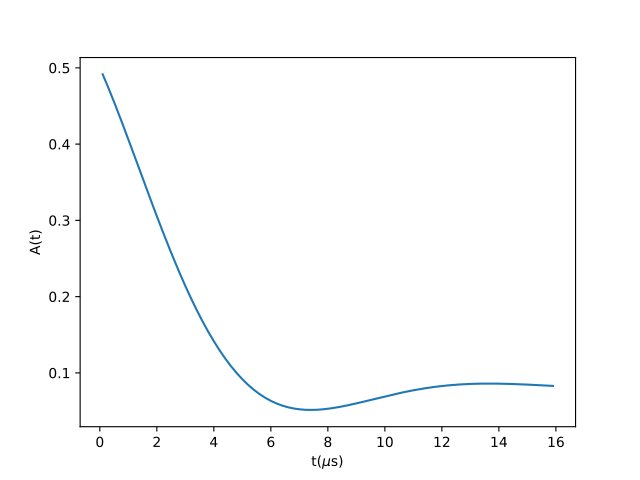

Reproduce this figure in Python.
from mantid.simpleapi import FunctionWrapper
import matplotlib.pyplot as plt
import numpy as np
x = np.arange(0.1,16,0.1)
y = FunctionWrapper("ZFprotonDipole")
fig, ax=plt.subplots()
ax.plot(x, y(x))
ax.set_xlabel('t($\mu$s)')
ax.set_ylabel('A(t)')
